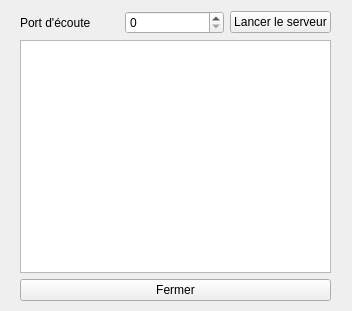
<?xml version="1.0" encoding="UTF-8"?>
<ui version="4.0">
 <class>Serveur</class>
 <widget class="QWidget" name="Serveur">
  <property name="geometry">
   <rect>
    <x>0</x>
    <y>0</y>
    <width>352</width>
    <height>311</height>
   </rect>
  </property>
  <property name="windowTitle">
   <string>Serveur</string>
  </property>
  <widget class="QWidget" name="">
   <property name="geometry">
    <rect>
     <x>20</x>
     <y>10</y>
     <width>311</width>
     <height>25</height>
    </rect>
   </property>
   <layout class="QHBoxLayout" name="horizontalLayout">
    <item>
     <widget class="QLabel" name="labelPort">
      <property name="text">
       <string>Port d'écoute</string>
      </property>
     </widget>
    </item>
    <item>
     <widget class="QSpinBox" name="spinBoxPortEcoute">
      <property name="maximum">
       <number>100000</number>
      </property>
     </widget>
    </item>
    <item>
     <widget class="QPushButton" name="pushButtonLancerServeur">
      <property name="text">
       <string>Lancer le serveur</string>
      </property>
     </widget>
    </item>
   </layout>
  </widget>
  <widget class="QWidget" name="">
   <property name="geometry">
    <rect>
     <x>20</x>
     <y>40</y>
     <width>311</width>
     <height>261</height>
    </rect>
   </property>
   <layout class="QGridLayout" name="gridLayout">
    <item row="0" column="0">
     <widget class="QTextEdit" name="textEditMessage"/>
    </item>
    <item row="1" column="0">
     <widget class="QPushButton" name="pushButtonFermer">
      <property name="text">
       <string>Fermer</string>
      </property>
     </widget>
    </item>
   </layout>
  </widget>
 </widget>
 <resources/>
 <connections>
  <connection>
   <sender>pushButtonFermer</sender>
   <signal>clicked()</signal>
   <receiver>Serveur</receiver>
   <slot>close()</slot>
   <hints>
    <hint type="sourcelabel">
     <x>175</x>
     <y>288</y>
    </hint>
    <hint type="destinationlabel">
     <x>175</x>
     <y>155</y>
    </hint>
   </hints>
  </connection>
 </connections>
</ui>
